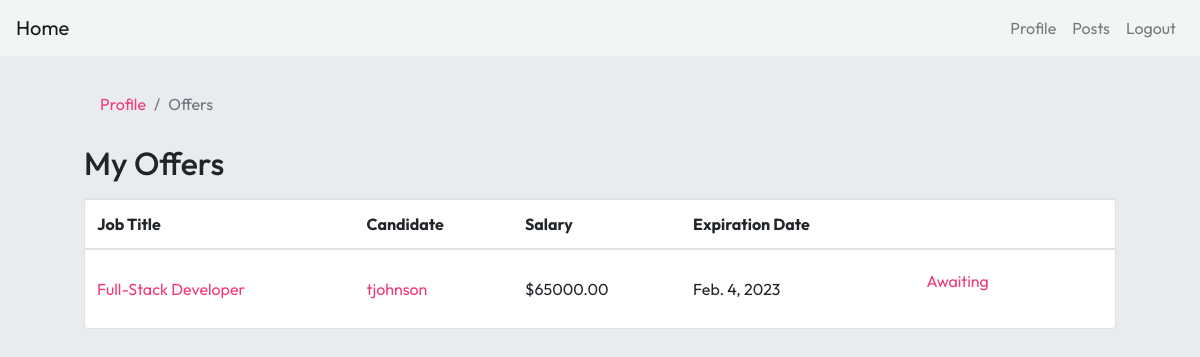
The page /offers/ (signed in) on the database its author committed.
### users/models.py (models this page shows, shortened)
class Offer(models.Model):
    recruiter = models.ForeignKey(Recruiter, on_delete=models.CASCADE)
    candidate = models.ForeignKey(Candidate, on_delete=models.CASCADE)
    post = models.ForeignKey(Post, on_delete=models.CASCADE)
    salary = models.DecimalField(max_digits=10, decimal_places=2)
    expiration_date = models.DateField()
    accepted = models.BooleanField(default=False)
    declined = models.BooleanField(default=False)
    def is_expired(self):
        return self.expiration_date < datetime.date.today()

class Post(models.Model):
    creator = models.ForeignKey(User, on_delete=models.CASCADE)
    title = models.CharField(max_length=100)
    position_type = models.CharField(choices=[('Full Time', 'FT'), ('Part Time', 'PT')], max_length=10)
    location = models.CharField(max_length=100)
    skills = models.CharField(max_length=200)
    description = models.TextField(max_length=500)
    company = models.CharField(max_length=100)
    expiration_date = models.DateField()
    interested_candidates = models.ManyToManyField(Candidate, blank=True)

class Candidate(models.Model):
    user = models.OneToOneField(User, on_delete=models.CASCADE, primary_key=True)
    profile_bio = models.TextField(max_length=500)
    zip_code = models.CharField(max_length=20)
    skills = models.CharField(max_length=200)
    github = models.CharField(max_length=50, blank=True)
    years_of_experience = models.IntegerField()
    education = models.CharField(max_length=200, blank=True)
    def __str__(self):
        return self.user.username

class User(AbstractUser):
    is_candidate = models.BooleanField(default=False)
    is_recruiter = models.BooleanField(default=False)

### users/views.py (the view)
# urls.py: path('', ListOffers.as_view(), name='list-offers'),
@method_decorator([login_required], name='dispatch')
class ListOffers(ListView):
    model = Offer
    context_object_name = 'offers'
    template_name = 'users/offer/list.html'
    def get_queryset(self):
        user = self.request.user
        if user.is_candidate:
            queryset = Offer.objects.filter(candidate=user.candidate)
        elif user.is_recruiter:
            queryset = Offer.objects.filter(recruiter=user.recruiter)
        return queryset

### users/templates/users/offer/list.html (shortened to what this page needs)
{% extends 'users/base.html' %}
{% block content %}
<nav aria-label="breadcrumb">
    <ol class="breadcrumb">
      <li class="breadcrumb-item" aria-current="page"><a href="{% url 'dashboard' %}">Profile</a></li>
      <li class="breadcrumb-item active" aria-current="page">Offers</li>
    </ol>
  </nav>
  <h2 class="mb-3">My Offers</h2>
  <div class="card">
    <table class="table mb-0">
      <thead>
        <tr>
          <th>Job Title</th>
          {% if user.is_candidate %}
          <th>Company</th>
          {% else %}
          <th>Candidate</th>
          {% endif %}
          <th>Salary</th>
          <th>Expiration Date</th>
          <th></th>
          <th></th>
        </tr>
      </thead>
      <tbody>
        {% for offer in offers %}
          <tr>
            <td class="align-middle"><a href="{% url 'post-detail' offer.post.pk %}">{{ offer.post.title }}</a></td>
            {% if user.is_candidate %}
            <td class="align-middle">{{ offer.post.company }}</td>
            {% else %}
            <td class="align-middle"><a href="{% url 'candidate-detail' offer.candidate.user %}">{{ offer.candidate }}</a></td>
            {% endif %}
            <td class="align-middle">${{ offer.salary }}</td>
            <td class="align-middle">{{ offer.expiration_date }}</td>
            {% if offer.accepted %}
            <td class="align-middle"><div class="d-flex jc-fe"><span class="btn btn-success">Accepted</span></div></td>
            {% elif offer.declined %}
            <td class="align-middle"><div class="d-flex jc-fe"><span class="btn btn-danger">Declined</span></div></td>
            {% elif offer.is_expired %}
            <td class="align-middle"><div class="d-flex jc-fe"><span class="btn btn-secondary">Expired</span></div></td>
            {% else %}
              {% if user.is_candidate %}
              <td class="align-middle">
                <div class="d-flex gap-10 jc-fe f-wrap">
                  <a href="{% url 'accept-offer' offer.pk %}" class="btn btn-custom-primary" role="button">Accept Offer</a>
                  <a href="{% url 'decline-offer' offer.pk %}" class="btn btn-secondary" role="button">Decline Offer</a>
                </div>
              </td>
              {% elif user.is_recruiter %}
              <td class="align-middle"><a href="" class="btn mb-3" role="button">Awaiting</a></td>
              {% endif %}
            {% endif %}
          </tr>
        {% empty %}
          <tr>
            <td class="bg-light text-center font-italic" colspan="7">There are no offers yet.</td>
          </tr>
        {% endfor %}
      </tbody>
    </table>
{% endblock %}

### users/static/components/root.css (style rules this page uses)
:root { --td-pink: #ef3a76; --border-radius: 5px; --header-height: 50px; --loudness-width: 0; --comfort-width: 0; --natlight-width: 0; --outlet-width: 0; --result-margin-bottom: 20px; }
h1, h2, h3, h4, h5, h6, p { margin: 0; font-family: Outfit, sans-serif; }
a { text-decoration: none; }
a:link { text-decoration: none; }

### users/static/components/home.css (style rules this page uses)
a { color: #ef3a76; }

### rows shown on the page
Offer: post "Full-Stack Developer", candidate "tjohnson", salary "65000.00", expiration_date "Feb. 4, 2023", accepted "Awaiting"
